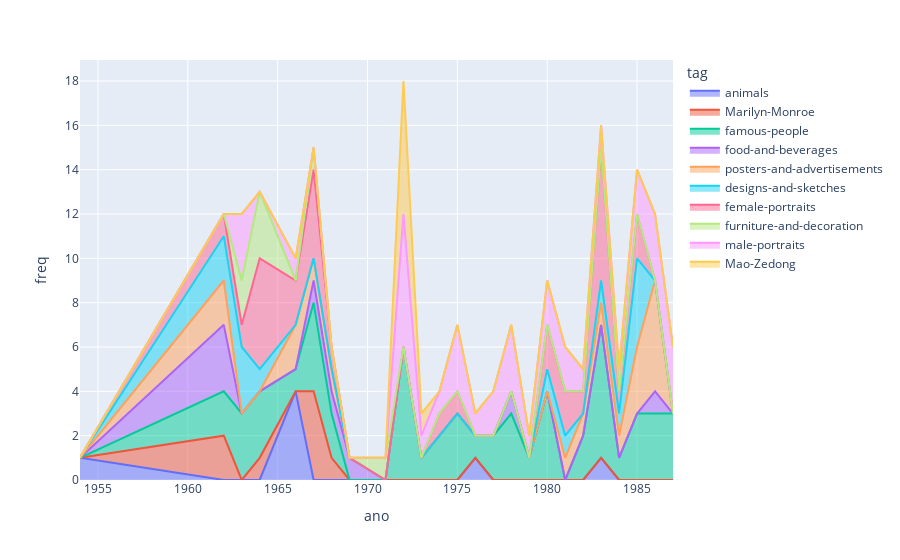

Source (notebook cell):
### Code cell
fig = px.area(res_warhol, x="ano", y="freq",
            color="tag")
            #hover_data=['petal_width'],)
 
fig.show()

### Figure 1 — Plotly figure (JSON) as saved in the notebook; plotly's stock layout.template omitted (floating-point values rounded to 4 significant figures)
{"data": [{"hovertemplate": "tag=animals<br>ano=%{x}<br>freq=%{y}<extra></extra>", "legendgroup": "animals", "line": {"color": "#636efa"}, "marker": {"symbol": "circle"}, "mode": "lines", "name": "animals", "orientation": "v", "showlegend": true, "stackgroup": "1", "type": "scatter", "x": [1954, 1966, 1976, 1983], "xaxis": "x", "y": [1, 4, 1, 1], "yaxis": "y"}, {"hovertemplate": "tag=Marilyn-Monroe<br>ano=%{x}<br>freq=%{y}<extra></extra>", "legendgroup": "Marilyn-Monroe", "line": {"color": "#EF553B"}, "marker": {"symbol": "circle"}, "mode": "lines", "name": "Marilyn-Monroe", "orientation": "v", "showlegend": true, "stackgroup": "1", "type": "scatter", "x": [1962, 1964, 1967, 1968], "xaxis": "x", "y": [2, 1, 4, 1], "yaxis": "y"}, {"hovertemplate": "tag=famous-people<br>ano=%{x}<br>freq=%{y}<extra></extra>", "legendgroup": "famous-people", "line": {"color": "#00cc96"}, "marker": {"symbol": "circle"}, "mode": "lines", "name": "famous-people", "orientation": "v", "showlegend": true, "stackgroup": "1", "type": "scatter", "x": [1962, 1963, 1964, 1966, 1967, 1968, 1972, 1973, 1974, 1975, 1976, 1977, 1978, 1979, 1980, 1982, 1983, 1984, 1985, 1986, 1987], "xaxis": "x", "y": [2, 3, 3, 1, 4, 2, 6, 1, 2, 3, 1, 2, 3, 1, 4, 2, 6, 1, 3, 3, 3], "yaxis": "y"}, {"hovertemplate": "tag=food-and-beverages<br>ano=%{x}<br>freq=%{y}<extra></extra>", "legendgroup": "food-and-beverages", "line": {"color": "#ab63fa"}, "marker": {"symbol": "circle"}, "mode": "lines", "name": "food-and-beverages", "orientation": "v", "showlegend": true, "stackgroup": "1", "type": "scatter", "x": [1962, 1967, 1968, 1969, 1978, 1986], "xaxis": "x", "y": [3, 1, 1, 1, 1, 1], "yaxis": "y"}, {"hovertemplate": "tag=posters-and-advertisements<br>ano=%{x}<br>freq=%{y}<extra></extra>", "legendgroup": "posters-and-advertisements", "line": {"color": "#FFA15A"}, "marker": {"symbol": "circle"}, "mode": "lines", "name": "posters-and-advertisements", "orientation": "v", "showlegend": true, "stackgroup": "1", "type": "scatter", "x": [1962, 1966, 1967, 1968, 1981, 1982, 1983, 1984, 1985, 1986], "xaxis": "x", "y": [2, 2, 1, 1, 1, 1, 1, 1, 3, 5], "yaxis": "y"}, {"hovertemplate": "tag=designs-and-sketches<br>ano=%{x}<br>freq=%{y}<extra></extra>", "legendgroup": "designs-and-sketches", "line": {"color": "#19d3f3"}, "marker": {"symbol": "circle"}, "mode": "lines", "name": "designs-and-sketches", "orientation": "v", "showlegend": true, "stackgroup": "1", "type": "scatter", "x": [1962, 1963, 1964, 1980, 1981, 1983, 1984, 1985], "xaxis": "x", "y": [2, 3, 1, 1, 1, 1, 1, 4], "yaxis": "y"}, {"hovertemplate": "tag=female-portraits<br>ano=%{x}<br>freq=%{y}<extra></extra>", "legendgroup": "female-portraits", "line": {"color": "#FF6692"}, "marker": {"symbol": "circle"}, "mode": "lines", "name": "female-portraits", "orientation": "v", "showlegend": true, "stackgroup": "1", "type": "scatter", "x": [1962, 1963, 1964, 1966, 1967, 1968, 1974, 1975, 1980, 1981, 1982, 1983, 1984, 1985], "xaxis": "x", "y": [1, 1, 5, 2, 4, 1, 1, 1, 2, 2, 1, 6, 1, 2], "yaxis": "y"}, {"hovertemplate": "tag=furniture-and-decoration<br>ano=%{x}<br>freq=%{y}<extra></extra>", "legendgroup": "furniture-and-decoration", "line": {"color": "#B6E880"}, "marker": {"symbol": "circle"}, "mode": "lines", "name": "furniture-and-decoration", "orientation": "v", "showlegend": true, "stackgroup": "1", "type": "scatter", "x": [1963, 1964, 1967, 1971], "xaxis": "x", "y": [2, 3, 1, 1], "yaxis": "y"}, {"hovertemplate": "tag=male-portraits<br>ano=%{x}<br>freq=%{y}<extra></extra>", "legendgroup": "male-portraits", "line": {"color": "#FF97FF"}, "marker": {"symbol": "circle"}, "mode": "lines", "name": "male-portraits", "orientation": "v", "showlegend": true, "stackgroup": "1", "type": "scatter", "x": [1963, 1966, 1972, 1973, 1974, 1975, 1976, 1977, 1978, 1979, 1980, 1981, 1982, 1983, 1984, 1985, 1986, 1987], "xaxis": "x", "y": [3, 1, 6, 1, 1, 3, 1, 2, 3, 1, 2, 2, 1, 1, 1, 2, 3, 3], "yaxis": "y"}, {"hovertemplate": "tag=Mao-Zedong<br>ano=%{x}<br>freq=%{y}<extra></extra>", "legendgroup": "Mao-Zedong", "line": {"color": "#FECB52"}, "marker": {"symbol": "circle"}, "mode": "lines", "name": "Mao-Zedong", "orientation": "v", "showlegend": true, "stackgroup": "1", "type": "scatter", "x": [1972, 1973], "xaxis": "x", "y": [6, 1], "yaxis": "y"}], "layout": {"legend": {"title": {"text": "tag"}, "tracegroupgap": 0}, "margin": {"t": 60}, "xaxis": {"anchor": "y", "domain": [0, 1], "title": {"text": "ano"}}, "yaxis": {"anchor": "x", "domain": [0, 1], "title": {"text": "freq"}}}}
